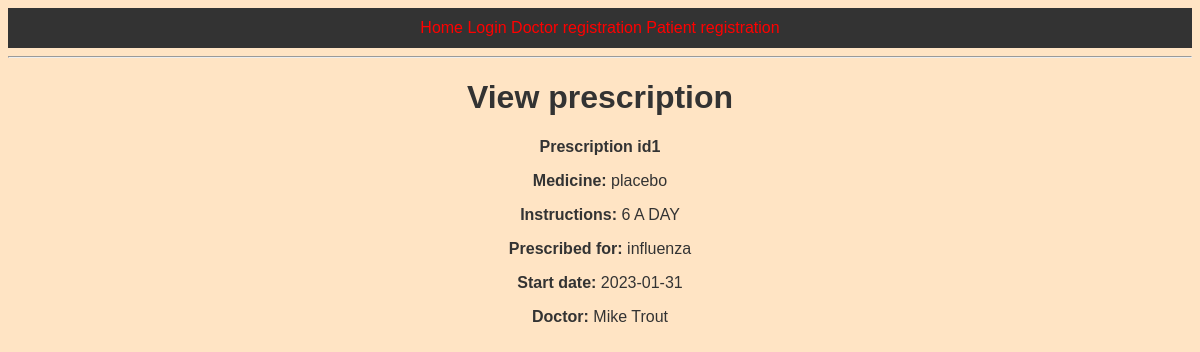
Page /viewPrescription/1 on the committed database.
### app/models.py (models this page shows, shortened)
class Prescription(db.Model):
    prescription_id = db.Column(db.Integer, primary_key=True)
    med_id = db.Column(db.Integer, db.ForeignKey('medicine.med_id'))
    NHSNumber = db.Column(db.Integer, db.ForeignKey('patient.NHSNumber'))
    doctor_id = db.Column(db.Integer, db.ForeignKey('doctor.doctor_id'))
    disease_id = db.Column(db.Integer, db.ForeignKey('disease.disease_id'))
    startDate = db.Column(db.Date, index=True)
    dose = db.Column(db.String(2048))
    finalRepeatDate = db.Column(db.Date, index=True)

class Medicine(db.Model):
    med_id = db.Column(db.Integer, primary_key=True)
    medicineName = db.Column(db.String(64), index=True, unique=True)
    recommendedDose = db.Column(db.String(128))

class Disease(db.Model):
    disease_id = db.Column(db.Integer, primary_key=True)
    diseaseName = db.Column(db.String(128), index=True)
    inheritability = db.Column(db.Boolean, default=False)

### app/routes.py (the view)
@app.route('/viewPrescription/<id>',methods=['GET','POST'])
def viewPres(id):#view prescription
    pres=Prescription.query.filter_by(prescription_id=id).first()
    medName=Medicine.query.filter_by(med_id=pres.med_id).first().medicineName
    doc=Doctor.query.filter_by(doctor_id=pres.doctor_id).first()
    docName=doc.forename+' '+doc.surname
    disName=Disease.query.filter_by(disease_id=pres.disease_id).first().diseaseName
    print(disName)
    return render_template('prescription_viewer.html', isP=checkPatient(current_user), title='View Prescription',medName=medName,docName=docName,disName=disName,pres=pres)

### app/numberGen.py (called while the page is built)
def checkPatient(user):
    try:
        if user.NHSNumber is not None:
            return True
    except:
        return False

### app/templates/prescription_viewer.html (shortened to what this page needs)
{% extends 'base.html' %}
{% block content %}
    <h1>View prescription</h1>
    {% if ((current_user.NHSNumber==pres.NHSNumber) or (isP==False)) %}
        <p><b>Prescription id{{pres.prescription_id}}</b></p>
        <p><b>Medicine:</b> {{medName}}</p>
        <p><b>Instructions:</b> {{pres.dose}} </p>
        <p><b>Prescribed for:</b> {{disName}} </p>
        <p><b>Start date:</b> {{pres.startDate}} </p>
        <p><b>Doctor:</b> {{docName}}</p>
    {% endif %}
{% endblock %}

### app/static/style.css (style rules this page uses)
body { background-color: bisque; color: #333; font: 16px Arial; text-align: center; }
* { box-sizing: border-box; }

### rows in the picture
Prescription: prescription_id "1", dose "6 A DAY", startDate "2023-01-31"
Medicine: medicineName "placebo"
Disease: diseaseName "influenza"

### other values in the picture
{{ docName }} "Mike Trout"
